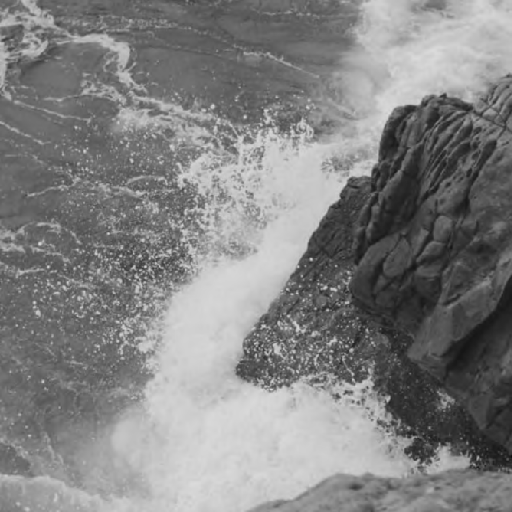
#> input picture Labs/RawPictures/morze-szare.png, 512 x 512 px
$ python Histogram.py
#> lines starting #> are read from the running program, lines starting #| are printed output that depends on the picture
### Labs/ImageHelper.py
import numpy as np
from PIL import Image


class ImageHelper:

    def __init__(self, name, pictureType):
#> called with name = './RawPictures/morze-szare.png', pictureType = 'L'
        self.name = name
        self.im = Image.open(name).convert(pictureType)

    def getPicturePath(self):
        return self.name

    def getPictureName(self):
        fullName = self.getPicturePath()
        lastSlash = fullName.rfind('/')
        lastDot = fullName.rfind('.')
        pictureName = fullName[lastSlash + 1: lastDot]
        return pictureName

    def getGreyMatrix(self):
        matrix = np.array(self.im)
        return matrix

    def getRGBMatrix(self):
        loadmatrix = self.im.load()
        return loadmatrix

    def getWidth(self):
        size = self.im.size
        width = size[0]
        return width

    def getLength(self):
        size = self.im.size
#> size = (512, 512)
        length = size[1]
#> length = 512
        return length

    def getPictureParameters(self):
        length = self.getLength()
#> length = 512
        width = self.getWidth()
#> width = 512
        pictureName = self.getPictureName()
        return length, width, pictureName

### Labs/Histogram.py
import numpy as np
from PIL import Image
from matplotlib import pyplot as plt

from ImageHelper import ImageHelper
from PictureSaver import PictureSaver


class Histogram:
    def __init__(self, name='./RawPictures/morze-szare.png', pictureType='L'):
        self.pic = ImageHelper(name, pictureType)
        self.pictureType = pictureType
        self.name = name
        self.saver = PictureSaver()

    def plotHistogram(self, pictureName, bins, hist, path):
        fig = plt.figure(figsize=[10, 8])
        plt.bar(bins[:-1], hist, width=0.8, color='#0504aa')
        plt.xlim(min(bins), max(bins))
        plt.grid(axis='y', alpha=0.75)
        plt.xlabel('Value', fontsize=15)
        plt.ylabel('Frequency', fontsize=15)
        plt.xticks(fontsize=15)
        plt.yticks(fontsize=15)
        plt.ylabel('Frequency', fontsize=15)
        plt.title(pictureName + '_histogram', fontsize=15)
        plt.savefig(path)

    def calculateHistogram(self, matrix, path):
        length, width, pictureName = self.pic.getPictureParameters()
#> length = 512; width = 512; pictureName = 'morze-szare'
        histogram = np.zeros(256, np.int64)
        for l in range(length):
            for w in range(width):
                bin = matrix[l, w]
                histogram[bin] += 1
#> after the loop, histogram = 256 values, max 3535 at index 104, min 0 at index 0, mean 1024

        bins = np.arange(257)
        self.plotHistogram(pictureName, bins, histogram, path)
#> in plotHistogram, `plt.savefig(path)`:
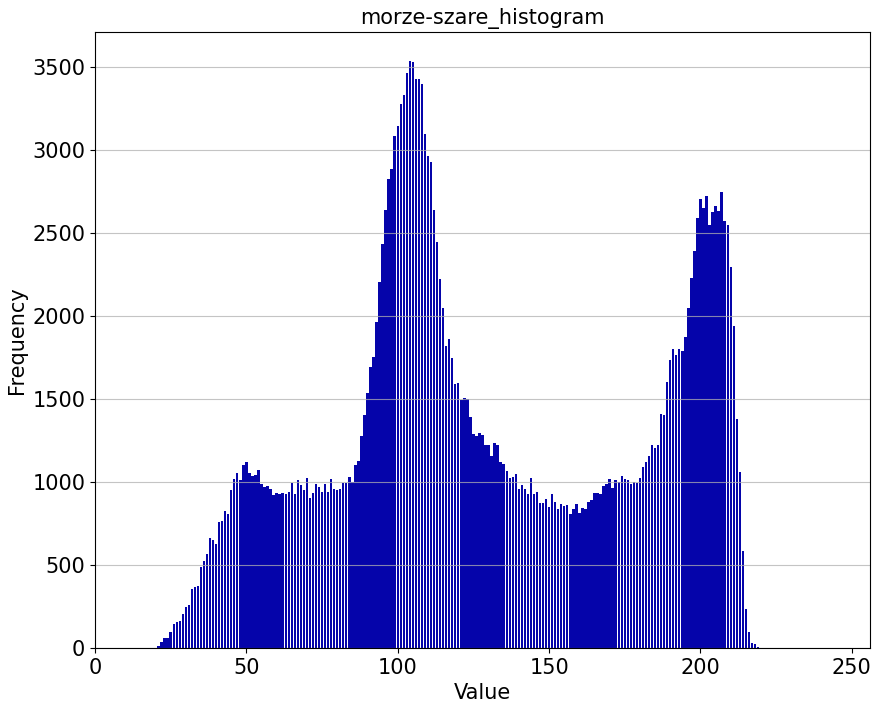
#> figure drawn by matplotlib, 1 panel; tallest bar 3535 high, from x = 103.6 to 104.4

    def moveHistogram(self, const):
#> called with const = 100
        length, width, pictureName = self.pic.getPictureParameters()
#> length = 512; width = 512; pictureName = 'morze-szare'
        matrix = self.pic.getGreyMatrix()
        result = np.zeros((length, width), np.uint8)

        for l in range(length):
            for w in range(width):
                pom = int(matrix[l, w]) + const
                if pom > 255:
                    pom = 255
                elif pom < 0:
                    pom = 0
                result[l, w] = pom
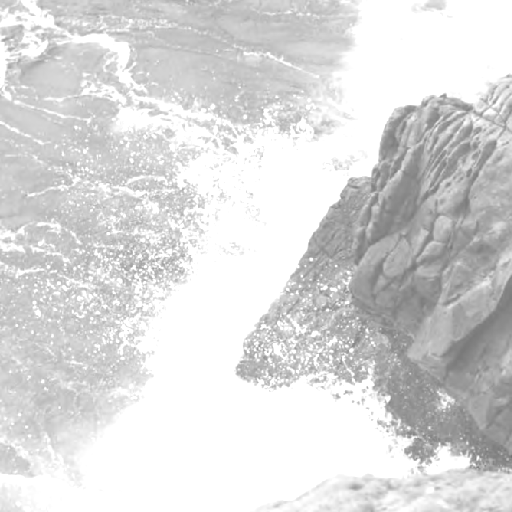
#> result: shape (512, 512); min 115, max 255, mean 217.5

        path = './ExEffects/5/52/' + str(pictureName) + '_moved_' + str(const) + '_histogram.png'
        self.calculateHistogram(result, path)
#> call 2 of plotHistogram, with pictureName = 'morze-szare', bins = array of shape (257,), hist = array of shape (256,)
#> in plotHistogram (call 2), `plt.savefig(path)`:
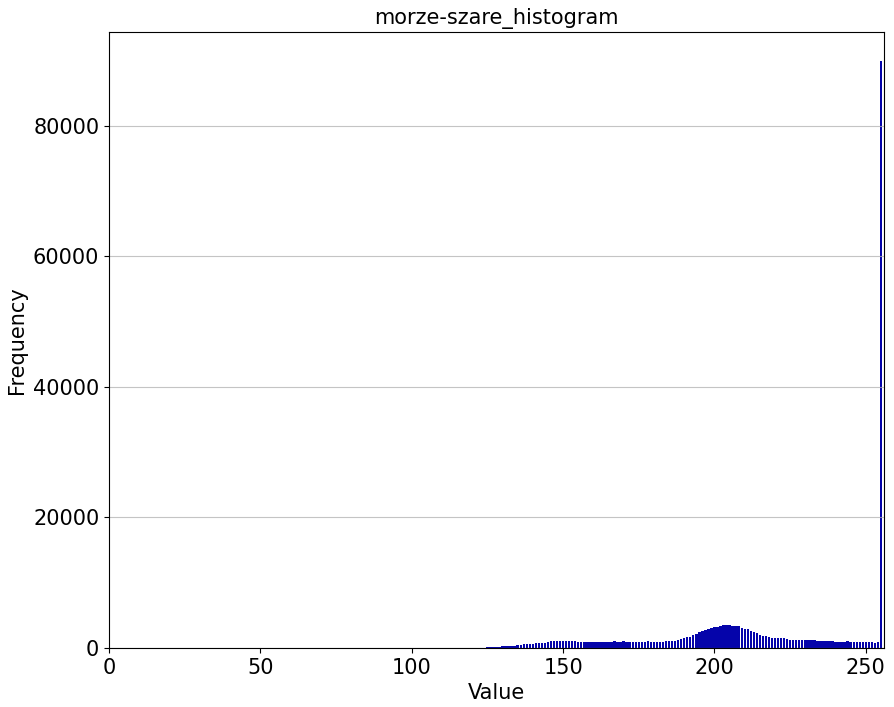
#> figure drawn by matplotlib, 1 panel; tallest bar 89875 high, from x = 254.6 to 255.4
        path = './ExEffects/5/52/' + str(pictureName) + '_moved_' + str(const) + '.png'
        self.savePicture(result, path)

    def savePicture(self, result, path):
        img = Image.fromarray(result, mode='L')
        img.save(path)
        lastSlash = path.rfind('/')
        lastDot = path.rfind('.')
        pictureName = path[lastSlash + 1: lastDot]
        print('Picture saved as ' + str(pictureName) + '.png')

if __name__ == '__main__':
    plot = Histogram()
    pictureName = plot.pic.getPictureName()
    matrix = plot.pic.getGreyMatrix()
    path = './ExEffects/5/51/' + str(pictureName) + '_histogram.png'
    plot.calculateHistogram(matrix, path)
    plot.moveHistogram(100)

$ run again, with Labs/RawPictures/fotograf.png copied over Labs/RawPictures/morze-szare.png
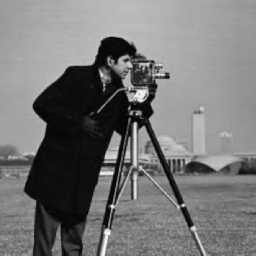
#> input picture Labs/RawPictures/fotograf.png, 256 x 256 px
#> in __init__, self.im is the input picture: PIL image 256x256 L; min 0, max 254, mean 117.9
#> after the loop in calculateHistogram, `for l in range(length):`: histogram = 256 values, max 1658 at index 13, min 0 at index 253, mean 256
#> after the loop in moveHistogram, `for l in range(length):`:
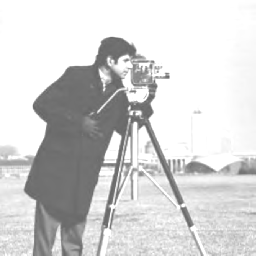
#> result: shape (256, 256); min 100, max 255, mean 211.7
#> in plotHistogram (call 2), `plt.savefig(path)`:
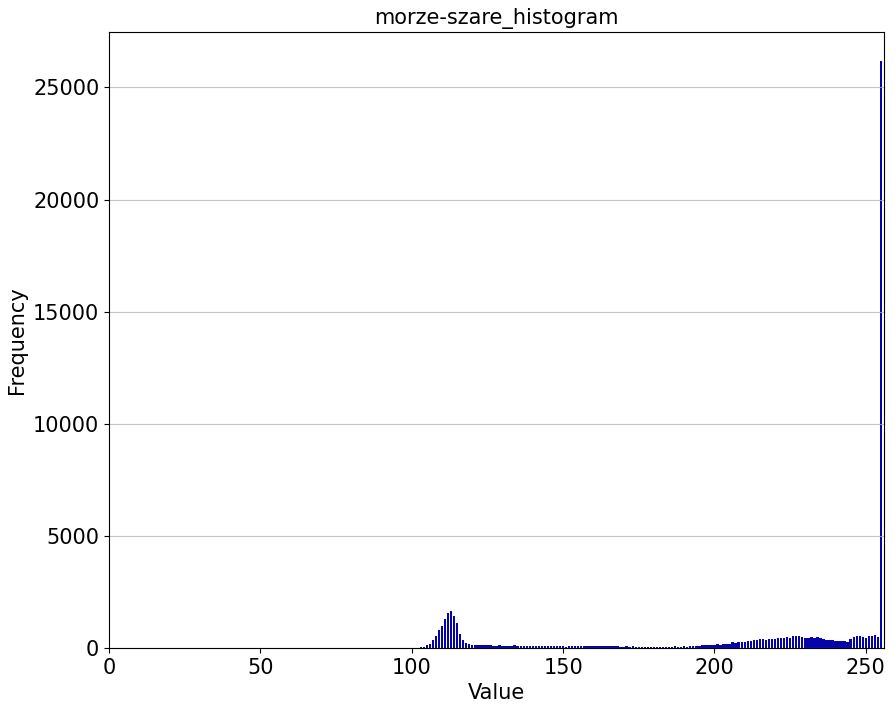
#> figure drawn by matplotlib, 1 panel; tallest bar 26167 high, from x = 254.6 to 255.4

$ run again, with Labs/RawPictures/kawa.png copied over Labs/RawPictures/morze-szare.png
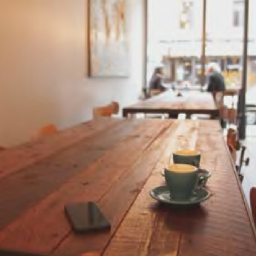
#> input picture Labs/RawPictures/kawa.png, 256 x 256 px
#> after the loop in calculateHistogram, `for l in range(length):`: histogram = 256 values, max 1807 at index 235, min 0 at index 0, mean 256
#> after the loop in moveHistogram, `for l in range(length):`:
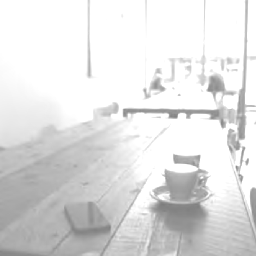
#> result: shape (256, 256); min 125, max 255, mean 224.7
#> in plotHistogram (call 2), `plt.savefig(path)`:
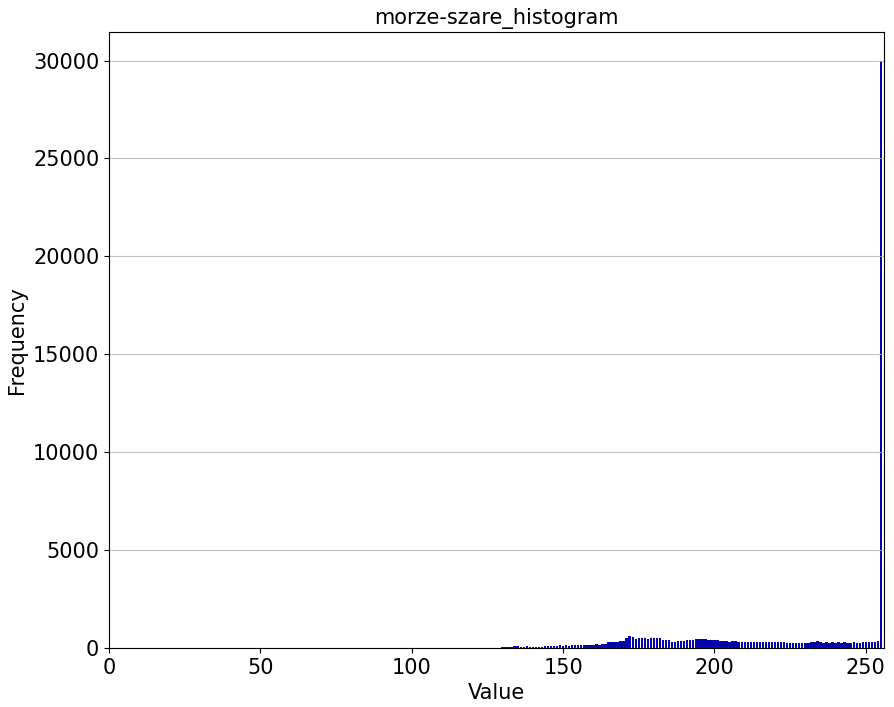
#> figure drawn by matplotlib, 1 panel; tallest bar 29961 high, from x = 254.6 to 255.4
